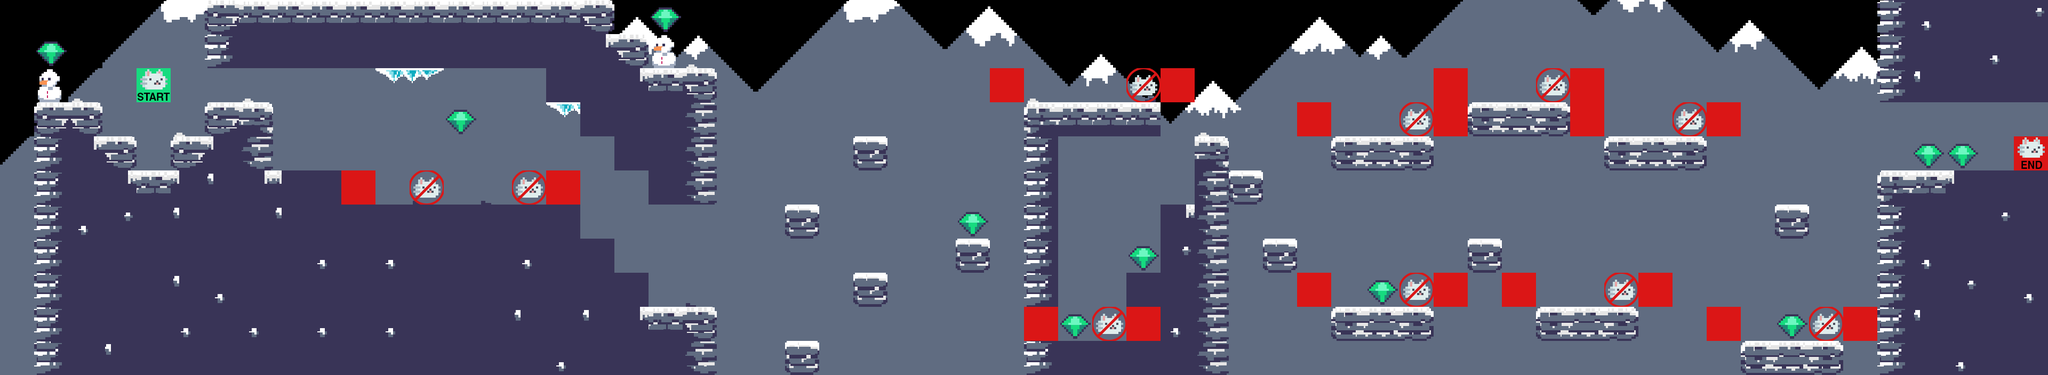

The image is a tile-based game level rendered from a .tmx file. Its description and source (layers, tilesets, objects; grid data summarised) follow:
An orthogonal 60x11 tile map with 64x64 px tiles, 5 tile layers (Background, Terrain, Enemies, Coins, ...), 7 tilesets.

<map version="1.10" tiledversion="1.10.1" orientation="orthogonal" renderorder="right-down" width="60" height="11" tilewidth="64" tileheight="64" infinite="0" nextlayerid="6" nextobjectid="1">
 <editorsettings>
  <export format="tmx" />
 </editorsettings>
 <tileset firstgid="1" source="../tilesets/tileset_snow.tsx" />
 <tileset firstgid="41" source="../tilesets/all_UI.tsx" />
 <tileset firstgid="79" source="../tilesets/mountains_a.tsx" />
 <tileset firstgid="299" source="../tilesets/bear_polar_1.tsx" />
 <tileset firstgid="300" source="../tilesets/enemies_start_end.tsx" />
 <tileset firstgid="302" source="../tilesets/start_end.tsx" />
 <tileset firstgid="304" source="../tilesets/tileset_forest.tsx" />
 <layer id="3" name="Background" width="60" height="11">
  <data>[660 cells, 653 non-empty, 161 distinct tile ids]</data>
 </layer>
 <layer id="1" name="Terrain" width="60" height="11">
  <data>[660 cells, 265 non-empty, 23 distinct tile ids]</data>
 </layer>
 <layer id="4" name="Enemies" width="60" height="11">
  <data>[660 cells, 28 non-empty, 2 distinct tile ids]</data>
 </layer>
 <layer id="2" name="Coins" width="60" height="11">
  <data>[660 cells, 11 non-empty, 2 distinct tile ids]</data>
 </layer>
 <layer id="5" name="PLayer" width="60" height="11">
  <data>[660 cells, 2 non-empty, 2 distinct tile ids]</data>
 </layer>
</map>
